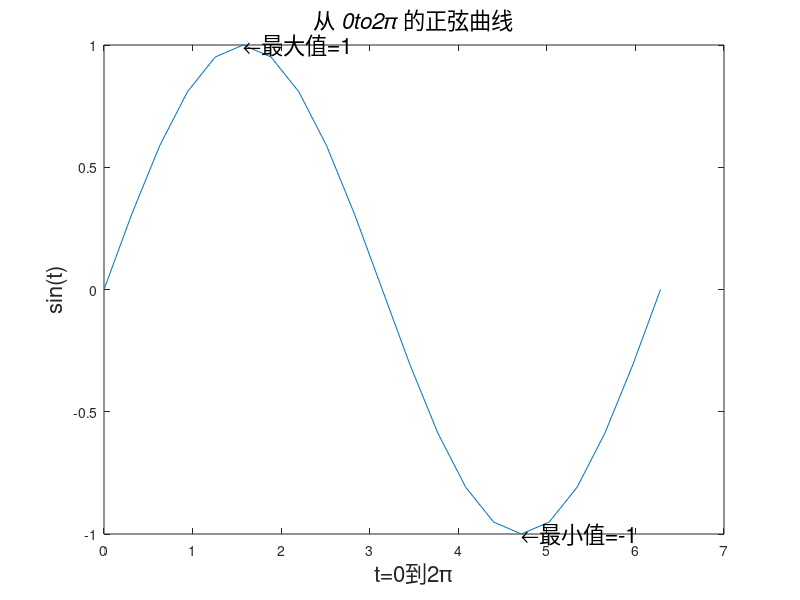

Source code (MATLAB):
% [绘图]最值标注
% function Example06
% h0=figure('toolbar','none',...
%     'position',[200 150 450 400],...
%     'name','Example06');
t=0:pi/10:2*pi;
h=plot(t,sin(t));
xlabel('t=0到2\pi','fontsize',16);
ylabel('sin(t)','fontsize',16);
title('\it{从 0to2\pi 的正弦曲线}','fontsize',16)
x=get(h,'xdata');
y=get(h,'ydata');
imin=find(min(y)==y);
imax=find(max(y)==y);
text(x(imin),y(imin),...
    ['\leftarrow最小值=',num2str(y(imin))],...
    'fontsize',16)
text(x(imax),y(imax),...
    ['\leftarrow最大值=',num2str(y(imax))],...
    'fontsize',16)